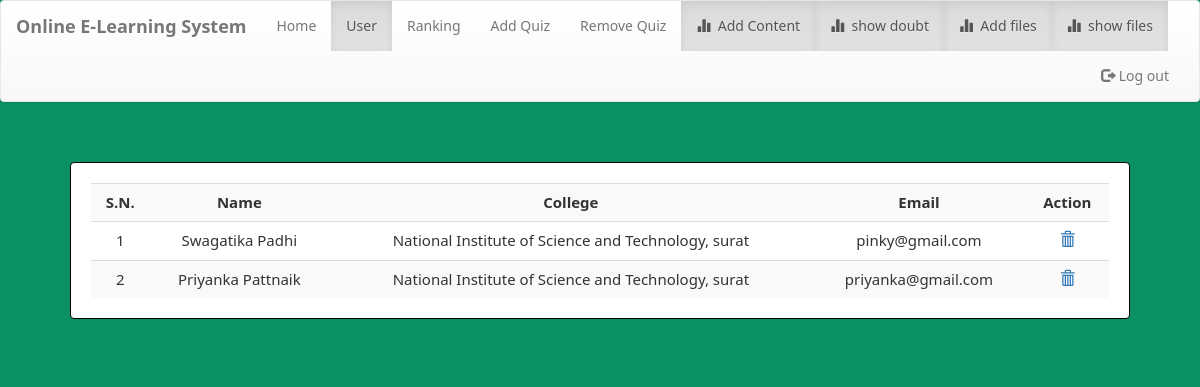
The page /dashboard.php?q=1 (signed in) on the database as committed earlier.
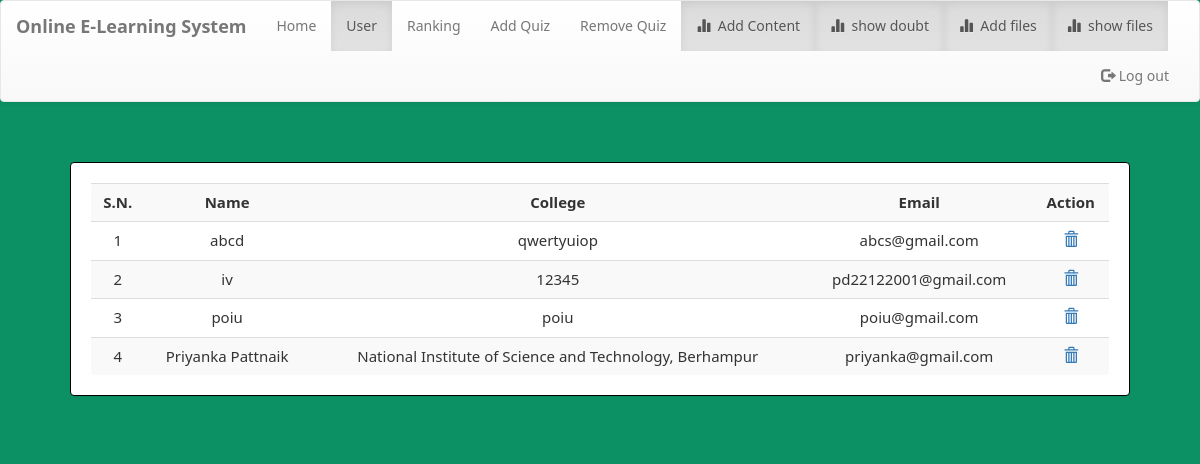
The same page on the database as committed later.
### tables this page shows
CREATE TABLE `user` (
  `name` varchar(50) NOT NULL,
  `college` varchar(100) NOT NULL,
  `email` varchar(50) NOT NULL,
  `password` varchar(50) NOT NULL
);

### dashboard.php (the view, shortened to what this page needs)
<?php
    include_once 'database.php';
?>
<!DOCTYPE html>
<html>
<head>
    <link  rel="stylesheet" href="css/bootstrap.min.css"/>
    <link  rel="stylesheet" href="css/bootstrap-theme.min.css"/>
    <link rel="stylesheet" href="css/welcome.css">
    <link  rel="stylesheet" href="css/font.css">
</head>
<body>
    <nav class="navbar navbar-default title1">
        <div class="container-fluid">
            <div class="navbar-header">
                <a class="navbar-brand" href="Javascript:void(0)"><b>Online E-Learning System</b></a>
            </div>
            <div class="collapse navbar-collapse" id="bs-example-navbar-collapse-1">
                <ul class="nav navbar-nav navbar-left">
                    <li <?php if(@$_GET['q']==0) echo'class="active"'; ?>><a href="dashboard.php?q=0">Home<span class="sr-only">(current)</span></a></li>
                    <li <?php if(@$_GET['q']==1) echo'class="active"'; ?>><a href="dashboard.php?q=1">User</a></li>
                    <li <?php if(@$_GET['q']==2) echo'class="active"'; ?>><a href="dashboard.php?q=2">Ranking</a></li>
                    <li class="dropdown <?php if(@$_GET['q']==4 || @$_GET['q']==5) echo'active"'; ?>">
                    <li><a href="dashboard.php?q=4">Add Quiz</a></li>
                    <li><a href="dashboard.php?q=5">Remove Quiz</a></li>
                    <li <?php echo'class="active"'; ?>> <a href="cont.php"><span class="glyphicon glyphicon-stats" aria-hidden="true"></span>&nbsp; Add Content</a></li>
                    <li <?php echo'class="active"'; ?>> <a href="admin.php"><span class="glyphicon glyphicon-stats" aria-hidden="true"></span>&nbsp; show doubt</a></li>
                    <li <?php echo'class="active"'; ?>> <a href="index1.php"><span class="glyphicon glyphicon-stats" aria-hidden="true"></span>&nbsp; Add files</a></li>
                    <li <?php echo'class="active"'; ?>> <a href="ashow.php"><span class="glyphicon glyphicon-stats" aria-hidden="true"></span>&nbsp; show files</a></li>
                </ul>
                <ul class="nav navbar-nav navbar-right">
                    <li <?php echo''; ?> > <a href="logout1.php?q=dashboard.php"><span class="glyphicon glyphicon-log-out" aria-hidden="true"></span>&nbsp;Log out</a></li>
                </ul>
            </div>
        </div>
    </nav>
    <div class="container">
        <div class="row">
            <div class="col-md-12">
                <?php
                    if(@$_GET['q']==1)
                    {
                      $result = mysqli_query($con,"SELECT * FROM user") or die('Error');
                      echo  '<div class="panel"><div class="table-responsive"><table class="table table-striped title1">
                      <tr><td><center><b>S.N.</b></center></td><td><center><b>Name</b></center></td><td><center><b>College</b></center></td><td><center><b>Email</b></center></td><td><center><b>Action</b></center></td></tr>';
                      $c=1;
                      while($row = mysqli_fetch_array($result))
                      {
                        $name = $row['name'];
                        $email = $row['email'];
                        $college = $row['college'];
                        echo '<tr><td><center>'.$c++.'</center></td><td><center>'.$name.'</center></td><td><center>'.$college.'</center></td><td><center>'.$email.'</center></td><td><center><a title="Delete User" href="update.php?demail='.$email.'"><b><span class="glyphicon glyphicon-trash" aria-hidden="true"></span></b></a></center></td></tr>';
                      }
                      echo '</table></div></div>';
                    }
                    ?>
            </div>
        </div>
    </div>
</body>
</html>

Rows that differ between the two databases and show on the page:
removed user: name "Swagatika Padhi", college "National Institute of Science and Technology, surat", email "pinky@gmail.com"
added user: name "abcd", college "qwertyuiop", email "abcs@gmail.com"
added user: name "iv", college "12345", email "pd22122001@gmail.com"
added user: name "poiu", college "poiu", email "poiu@gmail.com"
changed user "Priyanka Pattnaik": college "National Institute of Science and Technology, surat" → "National Institute of Science and Technology, Berhampur"
